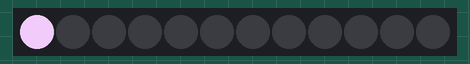
Simulated run of this sketch. Board: Arduino Uno, built with avr-gcc and run on an emulated ATmega328P. Shown: 12 RGB LEDs in strip order, left to right. Dim RGB values are drawn brighter than linear; random numbers use the default seed unless the sketch sets one.

Above: at 0.08 s.
At 5.71 s:
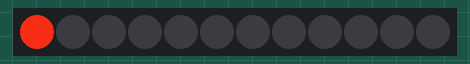
At 10.7 s:
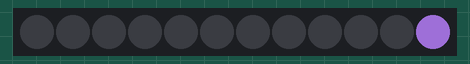
At 18.15 s:
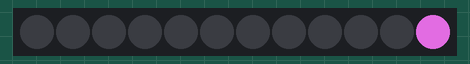
At 25.12 s:
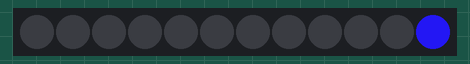
At 35.8 s:
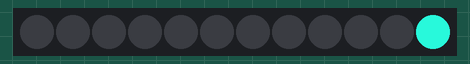

The sketch:

C_Simple_Evolution.ino
```cpp
// (licence header left out)
/***** INCLUDES & PIN DEFINES *****/
#include <Adafruit_NeoPixel.h>

#define NEO_PIN       2  //Data Pin
#define NUM_PIXELS   12  //How many pixels in the ring

/***** VARIABLES *****/
//COLOR VALUES
uint8_t  red = 0;
uint8_t  green = 0;
uint8_t  blue = 0;

uint8_t  i,k = 0;         //Variables for counting
uint32_t period = 0;    //Period in ms between color moves

//Initialize Neo-pixel library
Adafruit_NeoPixel pixels = Adafruit_NeoPixel(NUM_PIXELS, NEO_PIN, NEO_GRB + NEO_KHZ800);

void setup(){
  pixels.begin(); // This initializes the NeoPixel library.

  //Seed the random number generator with "pin noise"
  //Arduino's DAC is not necissarily the best seed...
  randomSeed(analogRead(0));

  //Randomly select the color intensity values
  red = random(0,255);
  green = random(0,255);
  blue = random(0,255);

  //Getting sort of a whitish every time?
  //Set the period between 10ms and .5 s
  period = 1 + random(0,199);
}

void loop(){

  //Re-randomize Color
  red = random(0,255);
  green = random(0,255);
  blue = random(0,255);

  //Re-change period
  period = 1 + random(0,199);

  //Outerloop (k) sets which pixel will recieve the color
  for (k = 0; k < NUM_PIXELS; k++){
    pixels.setPixelColor(k, pixels.Color(red, green, blue)); //Turn on 'k'th LED
    pixels.show();                                           //Show all values
    delay(period);                                         //Delay to next Move
    pixels.setPixelColor(k, pixels.Color(0, 0, 0));          //Reset that pixel to zero
  }
}
```
